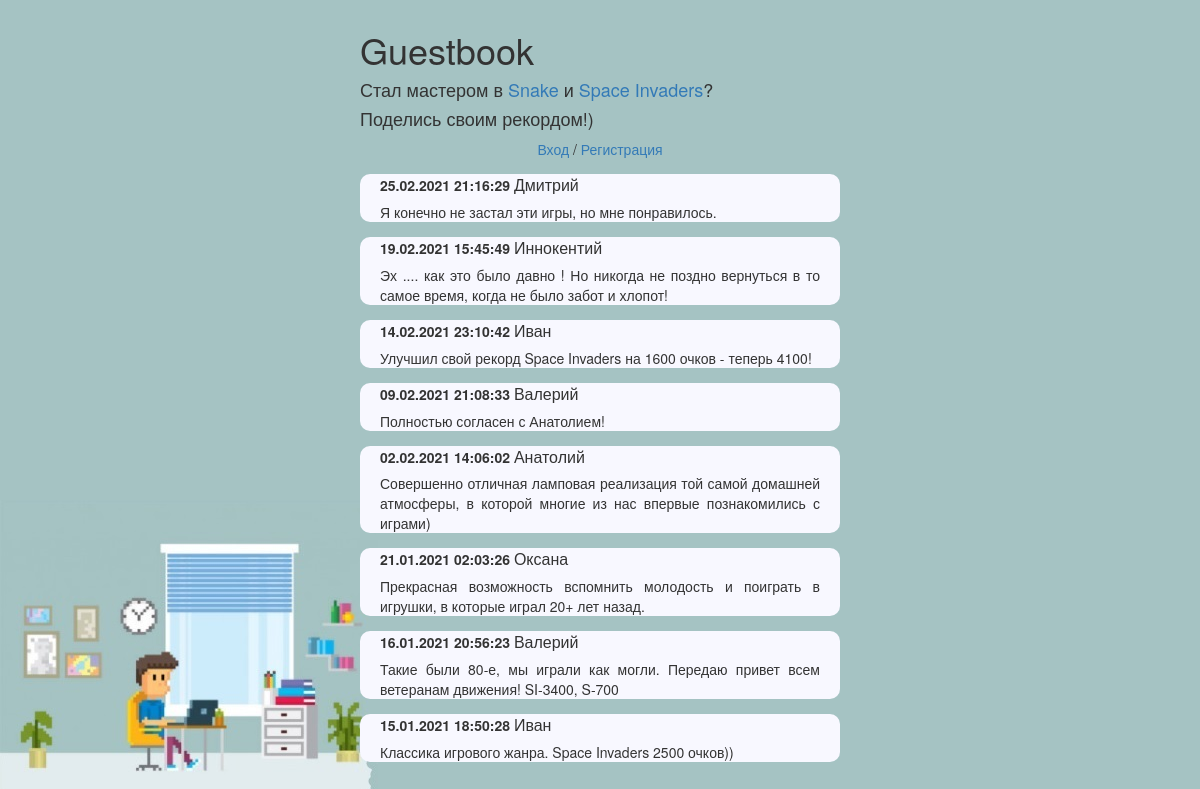
The page / on the database its author committed.
### tables this page shows
CREATE TABLE `comments` (
  `ID_COMMENT` int NOT NULL,
  `ID_USER` int NOT NULL,
  `text` varchar(255) NOT NULL,
  `data` varchar(255) NOT NULL
);

CREATE TABLE `users` (
  `id` int NOT NULL,
  `name` varchar(255) NOT NULL,
  `email` varchar(255) NOT NULL,
  `login` varchar(255) NOT NULL,
  `password` varchar(255) NOT NULL
);

### project/config/routes.php (called while the page is built, shortened)
<?php
return [
    new Route('/', 'home', 'index'),
    new Route('/login/', 'verification', 'loginUser'),
    new Route('/login/:auth/', 'verification', 'loginUser'),
    new Route('/registration/', 'verification', 'registrationUser'),
    new Route('/user/:userId/page/:page/:message/', 'user', 'index'),
    new Route('/user/:userId/delete/:commentId/', 'user', 'deleteComment'),
    new Route('/user/:userId/edit/:commentId/', 'edit', 'editComment'),
    new Route('/user/:userId/page/:page/', 'user', 'index')
];

### core/Route.php (called while the page is built, shortened)
<?php
class Route
{
    public function __construct($path, $controller, $action)
    {
        $this->path = $path;
        $this->controller = $controller;
        $this->action = $action;
    }
    public function __get($property)
    {
        return $this->$property;
    }
}

### core/Router.php (called while the page is built, shortened)
<?php
class Router
{
    public function getTrack($routes, $urn)
    {
        foreach ($routes as $route) {
            $arrParam = $this->checkRouteUrn($route->path,$urn);
            if(is_array ($arrParam)){
               return new Track($route->controller, $route->action, $arrParam);
            }
        }
     return new Track('error', 'notFound');
    }
    private function checkRouteUrn($route,$urn){
        $regParamUrn = '#:(\w*)\/#';
        $regUrn = '(\w*)/';
        $regAllUrn = '#^'.preg_replace($regParamUrn, $regUrn, $route).'$#';
        preg_match_all($regAllUrn, $urn,$arrMatchesUrn, PREG_SET_ORDER);
        if(isset($arrMatchesUrn[0])){
            $arrParam=array();
            array_splice($arrMatchesUrn[0],0,1);
            $arrParam = array_combine($arrParam,$arrMatchesUrn[0]);
                return $arrParam;
        }
     return false;
    }
}

### core/Track.php (called while the page is built, shortened)
<?php
class Track
{
    public function __construct($controller, $action, $params=null)
    {
        $this->controller = $controller;
        $this->action = $action;
        $this->params = $params;
    }
    public function __get($property)
    {
        return $this->$property;
    }
}

### core/Dispatcher.php (called while the page is built, shortened)
<?php
class Dispatcher
{
    public function getPage(Track $track)
    {
        $objController = new $classController();
        if(method_exists($objController,$track->action)){
            $method=$track->action;
            if($track->params){
                $data = $objController->$method($track->params);
            }else{
                $data =$objController->$method();
            }
            return $objController -> render($data);
        }
			return $objController -> render($track->params);
		}
}

### core/mvc/Controller.php (called while the page is built, shortened)
<?php
class Controller
{
    protected $view;
    protected $layout;
    protected $title;
    protected $db;
    public function __construct(){
        $this->db = new Model();
    }
    public function render($data) {
        return new Page($this->layout, $this->title, $this->view, $data);
    }
    protected function getAllPosts(){
        $tables = [TABLE_USERS,TABLE_COMMENTS];
        $fields=[FIELD_ID_COMMENT,FIELD_ID_USER,FIELD_NAME,FIELD_DATA,FIELD_TEXT];
        $condition = TABLE_COMMENTS.".".FIELD_ID_USER."=".TABLE_USERS.".".FIELD_ID." ORDER BY ".FIELD_ID_COMMENT." DESC";
        return ["comments" => $this->db->getAllOnCondition($tables,$fields, $condition,true)];
    }
    public function  setOptions($nameTitle= 'title',$nameLayout='default',$nameView ='home'){
        $this->layout = $nameLayout;
        $this->title = $nameTitle;
        $this->view = $nameView;
    }
}

### core/mvc/Model.php (called while the page is built, shortened)
<?php
class Model
{
    private static $link;
    public function __construct()
    {
        if (!self::$link) {
            try{
                self::$link = new PDO("mysql:host=".DB_HOST.";dbname=".DB_NAME, DB_USER, DB_PASS);
            }catch (\PDOException $e){
                echo "Error connecting to database!";
                die();
            }
        }
    }
    public function getAllOnCondition($tables,$fields, $condition ='',$fetchall=false, $fetchStyle = PDO::FETCH_BOTH){
        if(is_array($tables)){
            $tables = implode(",",$tables);
        }
        if(is_array($fields)){
            $fields = implode(",",$fields);
        }
        if($condition){
            $statement = "SELECT ".$fields." FROM ". $tables. " WHERE $condition";
        }else{
            $statement = "SELECT ".$fields." FROM ". $tables;
        }
        if($fetchall){
            return self::$link->query($statement)->fetchall($fetchStyle);
        }else{
            return self::$link->query($statement)->fetch();
        }
    }
}

### project/controllers/HomeController.php (called while the page is built, shortened)
<?php
class HomeController extends Controller
{
    public function index(){
        return $this->getAllPosts();
    }
}

### core/Page.php (called while the page is built, shortened)
<?php
class Page
{
    public function __construct($layout, $title, $view, $data)
    {
        $this->layout = $layout;
        $this->title  = $title;
        $this->view   = $view;
        $this->data   = $data;
    }
    public function __get($property)
    {
        return $this->$property;
    }
}

### core/mvc/View.php (called while the page is built, shortened)
<?php
class View
{
    public function render(Page $page){
        return $this->renderLayout($page, $this->renderView($page));
    }
    private function renderLayout(Page $page,$content){
        require_once LAYOUTS.$page->layout.".php";
        return ob_get_clean();
    }
    private function  renderView(Page $page){
        if($page->data){
            $data=$page->data;
        }
        require_once VIEWS.$page->view."View.php";
        return ob_get_clean();
    }
}

### project/views/homeView.php (the view)
<div class="log">
    <a  href="/login">Вход</a> / <a href="/registration">Регистрация</a>
</div>
<?php
if(count($comments) > 0) {
    foreach ($comments as $comment) {
        ?>
        <div class="wrapper_note">
            <div class="note">
                <p>
                    <span class="date"><?= $comment["DATA"]; ?></span>
                    <span class="name"><?= $comment["NAME"]; ?></span>
                </p>
                <p>
                    <?= $comment["TEXT"]; ?>
                </p>
            </div>
        </div>
    <?php }
}else{
    \core\mvc\View::messageOutput(["Пока не было оставлено ни одного комментария! Будьте первым!"]);
}

### index.php (shortened to what this page needs)
<?php
$routes = require_once CONFIG.'/routes.php';
$router = new Router();
$track  = $router->getTrack($routes, $_SERVER['REQUEST_URI']);
$page  = ( new Dispatcher ) -> getPage($track);
echo (new View) -> render($page);

### project/layouts/default.php (shortened to what this page needs)
<!DOCTYPE html>
<html lang="ru">
<head>
    <link rel="stylesheet" href="/project/webroot/css/bootstrap/css/bootstrap.css">
    <link rel="stylesheet" href="/project/webroot/css/styles.css">
</head>
<body>
<div id="wrapper">
    <h1>Guestbook</h1>
<h4>Стал мастером в
    <a href="http://l95147xk.beget.tech">Snake</a>
и
    <a href="http://o99958al.beget.tech">Space Invaders</a>?
</h4>
    <h4>Поделись своим рекордом!)</h4>
   <?= $content; ?>
</div>
</body>
</html>

### project/webroot/css/styles.css (style rules this page uses)
body { background-color: #a5c3c3; background-image: url("../img/bg.jpg"); background-repeat: no-repeat; background-position:0 100%; width: 100vw; height: 100vh; }
#wrapper { width: 500px; margin: 0px auto; padding: 10px; text-align: justify; }
#wrapper > div { margin-bottom: 15px; }
#wrapper p { margin-bottom: 5px; }
.date { font-weight: bold; }
.name { font-size: 12pt; }
.log { text-align: center; }
.wrapper_note { background-color: ghostwhite; border-radius: 10px; padding-left: 20px; padding-right: 20px; }

### rows shown on the page
comments: data "25.02.2021 21:16:29", ID_USER.name "Дмитрий", text "Я конечно не застал эти игры, но мне понравилось."
comments: data "19.02.2021 15:45:49", ID_USER.name "Иннокентий", text "Эх .... как это было давно ! Но никогда не поздно вернуться в то самое время, когда не было забот и хлопот!"
comments: data "14.02.2021 23:10:42", ID_USER.name "Иван", text "Улучшил свой рекорд Space Invaders на 1600 очков - теперь 4100!"
comments: data "09.02.2021 21:08:33", ID_USER.name "Валерий", text "Полностью согласен с Анатолием!"
comments: data "02.02.2021 14:06:02", ID_USER.name "Анатолий", text "Совершенно отличная ламповая реализация той самой домашней атмосферы, в которой многие из нас впервые познакомились с играми)"
comments: data "21.01.2021 02:03:26", ID_USER.name "Оксана", text "Прекрасная возможность вспомнить молодость и поиграть в игрушки, в которые играл 20+ лет назад."
comments: data "16.01.2021 20:56:23", ID_USER.name "Валерий", text "Такие были 80-е, мы играли как могли. Передаю привет всем ветеранам движения! SI-3400, S-700"
comments: data "15.01.2021 18:50:28", ID_USER.name "Иван", text "Классика игрового жанра. Space Invaders 2500 очков))"
